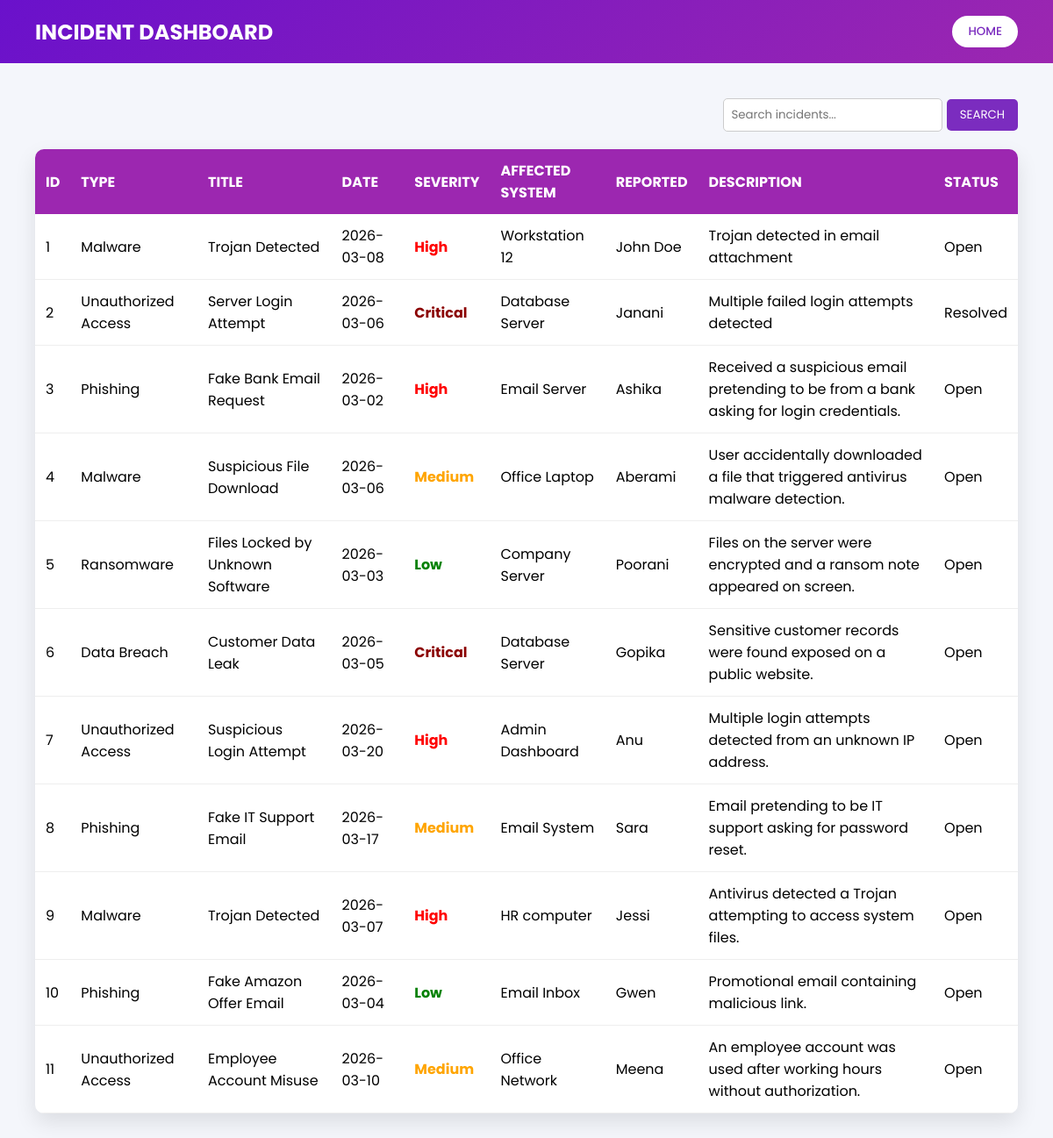
The app's page /dashboard (signed in) with its own data.
### tables this page shows
CREATE TABLE incidents(
        id INTEGER PRIMARY KEY AUTOINCREMENT,
        incident_type TEXT,
        title TEXT,
        incident_date TEXT,
        severity TEXT,
        affected_system TEXT,
        reporter TEXT,
        description TEXT,
        status TEXT DEFAULT 'Open'
    );

### app.py (the view)
@app.route("/dashboard", methods=["GET","POST"])
def dashboard():
    if "user" not in session:
        return redirect("/login")
    query = "SELECT * FROM incidents"
    search_term = ""
    if request.method == "POST":
        search_term = request.form.get("search")
        query += " WHERE title LIKE ? OR incident_type LIKE ? OR reporter LIKE ?"
        params = ('%'+search_term+'%','%'+search_term+'%','%'+search_term+'%')
    else:
        params = ()
    conn = sqlite3.connect(DATABASE)
    cursor = conn.cursor()
    cursor.execute(query, params) if params else cursor.execute(query)
    incidents = cursor.fetchall()
    conn.close()
    return render_template("dashboard.html", incidents=incidents, search_term=search_term)

### templates/dashboard.html (shortened to what this page needs)
<!DOCTYPE html>
<html lang="en">
<head>
</head>
<body>
<header>
<h1>INCIDENT DASHBOARD</h1>
<div class="header-buttons">
<a href="/"><button class="btn">HOME</button></a>
</div>
</header>
<div class="container">
<div class="search-container" style="display:flex; justify-content:flex-end; margin-bottom:20px;">
    <form method="POST">
        <input type="text" name="search" placeholder="Search incidents..." value="{{ search_term }}">
        <button type="submit">SEARCH</button>
    </form>
</div>
<table>
<tr>
<th>ID</th>
<th>TYPE</th>
<th>TITLE</th>
<th>DATE</th>
<th>SEVERITY</th>
<th>AFFECTED SYSTEM</th>
<th>REPORTED</th>
<th>DESCRIPTION</th>
<th>STATUS</th>
</tr>
{% for incident in incidents %}
<tr>
<td>{{ incident[0] }}</td>
<td>{{ incident[1] }}</td>
<td>{{ incident[2] }}</td>
<td>{{ incident[3] }}</td>
<td class="{{ incident[4]|lower }}">{{ incident[4] }}</td>
<td>{{ incident[5] }}</td>
<td>{{ incident[6] }}</td>
<td>{{ incident[7] }}</td>
<td>{{ incident[8] }}</td>
</tr>
{% endfor %}
</table>
</div>
</body>
</html>

### templates/dashboard.html (style rules this page uses)
* { margin:0;padding:0;box-sizing:border-box;font-family:'Poppins',sans-serif; }
body { background:#f4f6fb; }
header { background:linear-gradient(135deg,#6a11cb,#9c27b0);color:white;padding:18px 40px;display:flex;justify-content:space-between;align-items:center; }
header h1 { font-size:24px; }
.header-buttons { display:flex;gap:10px; }
.btn { background:white;color:#7b2cbf;border:none;padding:8px 18px;border-radius:20px;cursor:pointer;font-weight:500;transition:0.3s; }
.container { padding:40px; }
table { width:100%;border-collapse:collapse;background:white;border-radius:10px;overflow:hidden;box-shadow:0 10px 25px rgba(0,0,0,0.1); }
th { background:#9c27b0;color:white;padding:12px;text-align:left; }
td { padding:12px;border-bottom:1px solid #eee; }
.low { color:green;font-weight:bold; }
.medium { color:orange;font-weight:bold; }
.high { color:red;font-weight:bold; }
.critical { color:darkred;font-weight:bold; }
.search-container { display: flex; justify-content: flex-end; margin-bottom: 20px; }
.search-container form input { padding: 8px; width: 250px; border-radius: 5px; border: 1px solid #ccc; }
.search-container form button { padding: 8px 15px; border: none; background: #7b2cbf; color: white; border-radius: 5px; cursor: pointer; }

### records on screen
incidents: id "1", incident_type "Malware", title "Trojan Detected", incident_date "2026-03-08", severity "High", affected_system "Workstation 12", reporter "John Doe", description "Trojan detected in email attachment", status "Open"
incidents: id "2", incident_type "Unauthorized Access", title "Server Login Attempt", incident_date "2026-03-06", severity "Critical", affected_system "Database Server", reporter "Janani", description "Multiple failed login attempts detected", status "Resolved"
incidents: id "3", incident_type "Phishing", title "Fake Bank Email Request", incident_date "2026-03-02", severity "High", affected_system "Email Server", reporter "Ashika", description "Received a suspicious email pretending to be from a bank asking for login credentials.", status "Open"
incidents: id "4", incident_type "Malware", title "Suspicious File Download", incident_date "2026-03-06", severity "Medium", affected_system "Office Laptop", reporter "Aberami", description "User accidentally downloaded a file that triggered antivirus malware detection.", status "Open"
incidents: id "5", incident_type "Ransomware", title "Files Locked by Unknown Software", incident_date "2026-03-03", severity "Low", affected_system "Company Server", reporter "Poorani", description "Files on the server were encrypted and a ransom note appeared on screen.", status "Open"
incidents: id "6", incident_type "Data Breach", title "Customer Data Leak", incident_date "2026-03-05", severity "Critical", affected_system "Database Server", reporter "Gopika", description "Sensitive customer records were found exposed on a public website.", status "Open"
incidents: id "7", incident_type "Unauthorized Access", title "Suspicious Login Attempt", incident_date "2026-03-20", severity "High", affected_system "Admin Dashboard", reporter "Anu", description "Multiple login attempts detected from an unknown IP address.", status "Open"
incidents: id "8", incident_type "Phishing", title "Fake IT Support Email", incident_date "2026-03-17", severity "Medium", affected_system "Email System", reporter "Sara", description "Email pretending to be IT support asking for password reset.", status "Open"
incidents: id "9", incident_type "Malware", title "Trojan Detected", incident_date "2026-03-07", severity "High", affected_system "HR computer", reporter "Jessi", description "Antivirus detected a Trojan attempting to access system files.", status "Open"
incidents: id "10", incident_type "Phishing", title "Fake Amazon Offer Email", incident_date "2026-03-04", severity "Low", affected_system "Email Inbox", reporter "Gwen", description "Promotional email containing malicious link.", status "Open"
incidents: id "11", incident_type "Unauthorized Access", title "Employee Account Misuse", incident_date "2026-03-10", severity "Medium", affected_system "Office Network", reporter "Meena", description "An employee account was used after working hours without authorization.", status "Open"
